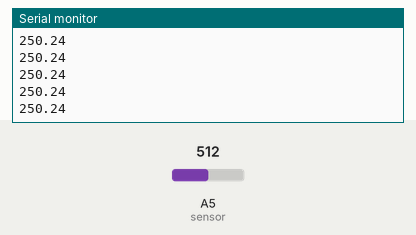
Recording of a sketch running on a simulated Arduino Uno, built with avr-gcc and run on an emulated ATmega328P. Shown: the last lines printed to the serial monitor. Inputs (shaded band) come from the test bench; at power-on: A5 (sensor) = 512.

Above: at 1.2 s.
1.3 s: A5 (sensor) set to 716
At 2.2 s:
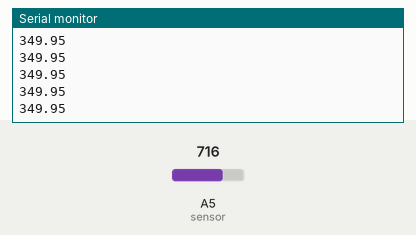
2.8 s: A5 (sensor) set to 900
At 3.6 s:
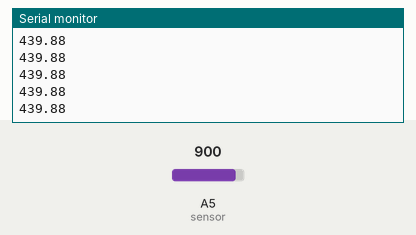
Timing chart, 0 to 5.8 s (numbered marks = the images above; inputs shaded):
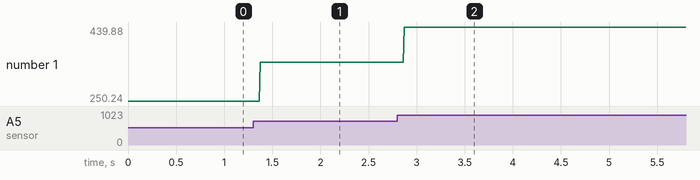

The sketch:

Temp.ino
```cpp
const int sensor=A5; // Assigning analog pin (middle) A5 to variable 'sensor' (right = ground, left = power)

float tempc; //variable to store temperature in degree Celsius

float tempf; //variable to store temperature in Fahreinheit

float vout; //temporary variable to hold sensor reading

void setup() {

pinMode(sensor,INPUT); // Configuring sensor pin as input

Serial.begin(9600);

}

void loop() {

vout=analogRead(sensor); //Reading the value from sensor

vout=(vout*500)/1023;

tempc=vout; // Storing value in Degree Celsius

tempf=(vout*1.8)+32; // Converting to Fahrenheit

Serial.print(tempc);
Serial.println();

//Serial.print(" ");

//delay(50); //Delay of 1 second for ease of viewing
}
```

Measured:
- after the input at 1.3 s, the serial monitor: prints a new line after 0.07 s (image 1)
- after the input at 2.8 s, the serial monitor: prints a new line after 0.07 s (image 2)
- plotted number 1: 250.24 → 349.95 after the input at 1.3 s, 349.95 → 439.88 after the input at 2.8 s
